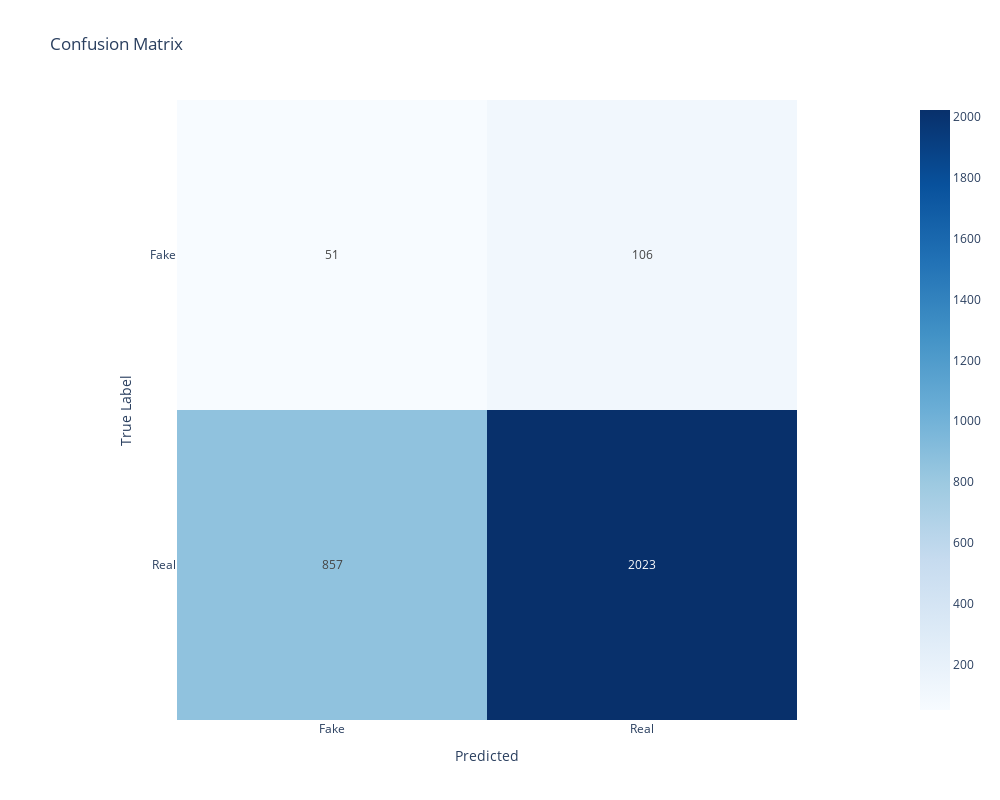

The notebook cell saved with this chart:
### Markdown cell above
As we've shown in other notebooks, the dataset classes are very unbalanced, and an improvement to the model would be to balance them with the SMOTE method. The previous model has good accuracy, but predicts the "fake" class very poorly. In this section, we're going to train the model on data with balanced classes and see if this has a good impact on the model's predictions. In addition, we'll use an earlystopping callback so that the model stops training when it spots 3 consecutive epochs with little improvement in the validation loss function.

### Code cell
from tensorflow.keras.callbacks import EarlyStopping

# Tokenize the text data
max_words = 45000
tokenizer = Tokenizer()
tokenizer.fit_on_texts(data_reduced['clean_requirements'])

# Convert text data to sequences
sequences = tokenizer.texts_to_sequences(data_reduced['clean_requirements'])

# Padding sequences for a consistent input shape
max_sequence_length = 100
X = pad_sequences(sequences, maxlen=max_sequence_length, padding='post', truncating='post')

# Encode the labels
label_encoder = LabelEncoder()
y = label_encoder.fit_transform(data_reduced['fraudulent'])

# Split the data into training and testing sets
X_train, X_test, y_train, y_test = train_test_split(X, y, test_size=0.2, random_state=42)

# SMOTE instance creation
smote = SMOTE(random_state=42)

# get synthetical exemple with SMOTE
X_train_resampled, y_train_resampled = smote.fit_resample(X_train, y_train)

# EarlyStopping Callback
early_stopping = EarlyStopping(monitor='val_loss', patience=3, restore_best_weights=True)

# Create and compile the RNN model
model = Sequential()
model.add(Embedding(input_dim=max_words, output_dim=128, input_length=max_sequence_length))
model.add(SimpleRNN(64, activation='relu', return_sequences=True))
model.add(SimpleRNN(32, activation='relu'))
model.add(Dense(1, activation='sigmoid'))

model.compile(optimizer=Adam(learning_rate=0.001), loss='binary_crossentropy', metrics=['accuracy'])

# Train the model
model.fit(X_train_resampled, y_train_resampled, epochs=20, batch_size=64, validation_split=0.2, callbacks=[early_stopping])
#model.fit(X_train, y_train, epochs=20, batch_size=64, validation_split=0.2)

# Evaluate the model
y_pred = (model.predict(X_test) > 0.5).astype(int)
class_labels = ["Fake", "Real"]
report(y_test, y_pred, class_labels)

### Figure 1 — Plotly figure (JSON) as saved in the notebook; plotly's stock layout.template omitted (floating-point values rounded to 4 significant figures)
{"data": [{"coloraxis": "coloraxis", "hovertemplate": "Predicted: %{x}<br>True Label: %{y}<br>color: %{z}<extra></extra>", "name": "0", "texttemplate": "%{z}", "type": "heatmap", "x": ["Fake", "Real"], "xaxis": "x", "y": ["Fake", "Real"], "yaxis": "y", "z": [[51, 106], [857, 2023]]}], "layout": {"coloraxis": {"colorscale": [[0, "rgb(247,251,255)"], [0.125, "rgb(222,235,247)"], [0.25, "rgb(198,219,239)"], [0.375, "rgb(158,202,225)"], [0.5, "rgb(107,174,214)"], [0.625, "rgb(66,146,198)"], [0.75, "rgb(33,113,181)"], [0.875, "rgb(8,81,156)"], [1, "rgb(8,48,107)"]]}, "height": 800, "title": {"text": "Confusion Matrix"}, "width": 1000, "xaxis": {"anchor": "y", "constrain": "domain", "domain": [0, 1], "scaleanchor": "y", "title": {"text": "Predicted"}}, "yaxis": {"anchor": "x", "autorange": "reversed", "constrain": "domain", "domain": [0, 1], "title": {"text": "True Label"}}}}
